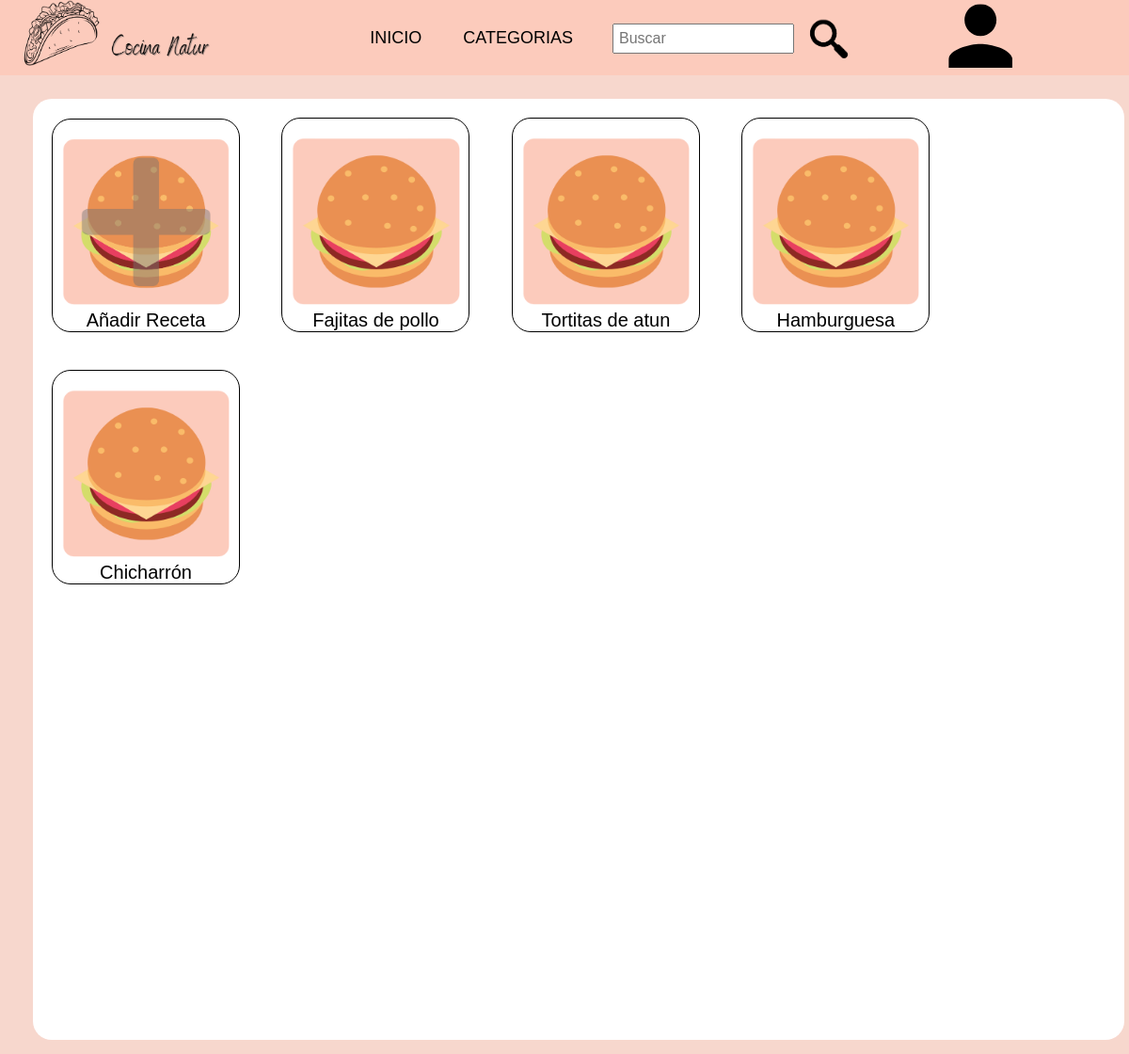
The page /MisRecetas.php (signed in) on the database its author committed.
### tables this page shows
CREATE TABLE `receta` (
  `id_receta` int(11) NOT NULL,
  `id_usuario` int(11) NOT NULL,
  `nombre_receta` text NOT NULL,
  `tipo_receta` varchar(50) NOT NULL,
  `tiempo_receta` varchar(10) NOT NULL,
  `dificultad_receta` varchar(20) NOT NULL,
  `calificacion_receta` int(5) NOT NULL,
  `ingredientes_receta` varchar(1000) NOT NULL,
  `pasos_receta` text NOT NULL
);

### MisRecetas.php (the view, shortened to what this page needs)
<?php include "layouts/header.php"; ?>
<?php
    require 'Controllers/connect_db.php';
    $consultar = "SELECT * FROM receta WHERE id_usuario='$_SESSION[id_usuario]'";
    $query = mysqli_query($conexion,$consultar);
?>
<!DOCTYPE html>
<html lang="en">
<head>
    <link rel="stylesheet" type="text/css" href="CSS/CSSrecet.css">
</head>
<body class="body">
    <div class="resetspace">
        <a href="AñadirReceta.php"><div class="recet">
                <img src="images/Añadir.png">
                <p>Añadir Receta</p>
            </div></a>
        <?php foreach($query as $row){ ?>
            <a href="RecetaPage.php?id=<?php echo $row['id_receta'] ?>"><div class="recet">
                <img src="images/food.png">
                <p><?php echo $row['nombre_receta']; ?></p>
            </div></a>
        <?php } ?>
    </div>
</body>
</html>

### CSS/CSSmenu.css (style rules this page uses)
* { margin: 0; padding: 0; -webkit-box-sizing: border-box; -moz-box-sizing: border-box; box-sizing: border-box; }
body { font-family: sans-serif; padding: 90px 20px 0; }

### CSS/CSSrecet.css (style rules this page uses)
.body { background-color: #f7d7cd; }
.resetspace { margin: 15px; background-color: white; border-radius: 20px; max-width: 100%; height: 1000px; width: 100%; max-height: auto; }
.recet { border: 1px solid; height: 180px; width: 200px; margin:20px; background-color:rgb(255, 255, 255); font-size: 20px; text-align:center; padding-top: 20px; word-wrap:break-word; border-radius: 20px; display: inline-table; }
.recet p { vertical-align: text-bottom; }
a { color: inherit; }
.recet img { width: 90%; height: auto; }

### rows shown on the page
receta: nombre_receta "Fajitas de pollo"
receta: nombre_receta "Tortitas de atun"
receta: nombre_receta "Hamburguesa"
receta: nombre_receta "Chicharrón"
